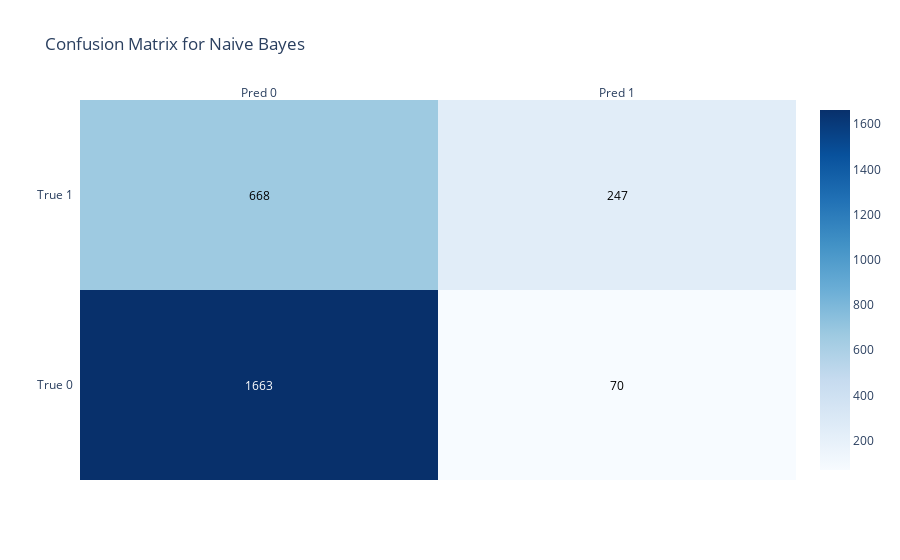
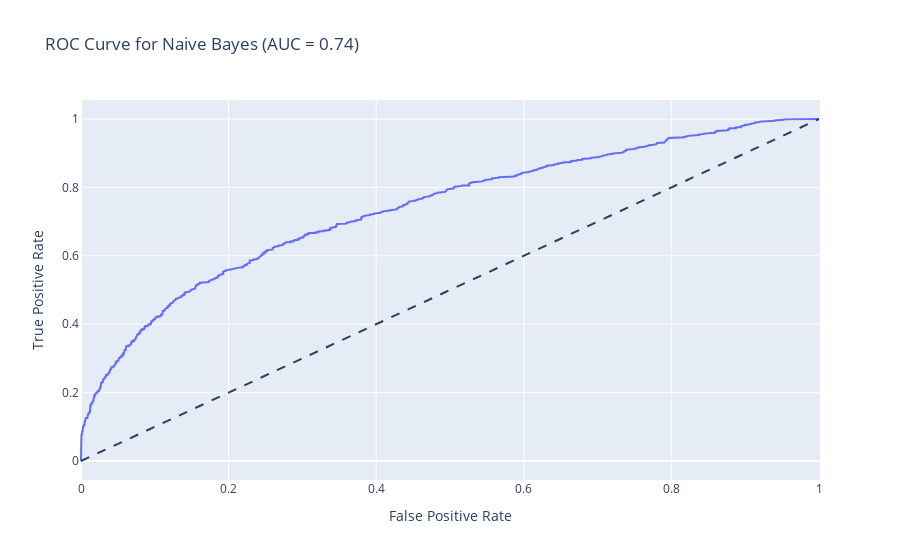

The cell these charts' notebook holds for them, in order:
### Markdown cell above
### Gaussian Naive Bayes

### Code cell
naive_bayes = MultinomialNB()

# Define hyperparameters to tune
parameters = {"alpha": [0.1, 0.5, 1.0], "fit_prior": [True, False]}
# Perform grid search with cross-validation
grid_search = GridSearchCV(naive_bayes, param_grid=parameters, cv=5, n_jobs=-1)
grid_search.fit(X_train, y_train)

# Print the best parameters and score
print("Best Parameters:", grid_search.best_params_)
print("Best Score:", grid_search.best_score_)
naive_bayes_model = grid_search.best_estimator_
# Save the best model


# Evaluate the best model
evaluate_model(
    naive_bayes_model, X_test, y_test, "Naive Bayes", evaluation_dict_subtask_a
)

### Figure 1 — Plotly figure (JSON) as saved in the notebook; plotly's stock layout.template omitted (floating-point values rounded to 4 significant figures)
{"data": [{"colorscale": [[0, "rgb(247,251,255)"], [0.125, "rgb(222,235,247)"], [0.25, "rgb(198,219,239)"], [0.375, "rgb(158,202,225)"], [0.5, "rgb(107,174,214)"], [0.625, "rgb(66,146,198)"], [0.75, "rgb(33,113,181)"], [0.875, "rgb(8,81,156)"], [1, "rgb(8,48,107)"]], "reversescale": false, "showscale": true, "type": "heatmap", "x": ["Pred 0", "Pred 1"], "y": ["True 0", "True 1"], "z": [[1663, 70], [668, 247]]}], "layout": {"annotations": [{"font": {"color": "#FFFFFF"}, "showarrow": false, "text": "1663", "x": "Pred 0", "xref": "x", "y": "True 0", "yref": "y"}, {"font": {"color": "#000000"}, "showarrow": false, "text": "70", "x": "Pred 1", "xref": "x", "y": "True 0", "yref": "y"}, {"font": {"color": "#000000"}, "showarrow": false, "text": "668", "x": "Pred 0", "xref": "x", "y": "True 1", "yref": "y"}, {"font": {"color": "#000000"}, "showarrow": false, "text": "247", "x": "Pred 1", "xref": "x", "y": "True 1", "yref": "y"}], "title": {"text": "Confusion Matrix for Naive Bayes"}, "xaxis": {"dtick": 1, "gridcolor": "rgb(0, 0, 0)", "side": "top", "ticks": ""}, "yaxis": {"dtick": 1, "ticks": "", "ticksuffix": "  "}}}

### Figure 2 — Plotly figure (JSON) as saved in the notebook; plotly's stock layout.template omitted (floating-point values rounded to 4 significant figures; data arrays with more than 128 entries replaced by an {"elided": "..."} marker saying what was removed)
{"data": [{"mode": "lines", "name": "ROC Curve (area = 0.74)", "type": "scatter", "x": {"elided": "1038 float values"}, "y": {"elided": "1038 float values"}}], "layout": {"shapes": [{"line": {"dash": "dash"}, "type": "line", "x0": 0, "x1": 1, "y0": 0, "y1": 1}], "title": {"text": "ROC Curve for Naive Bayes (AUC = 0.74)"}, "xaxis": {"title": {"text": "False Positive Rate"}}, "yaxis": {"title": {"text": "True Positive Rate"}}}}
